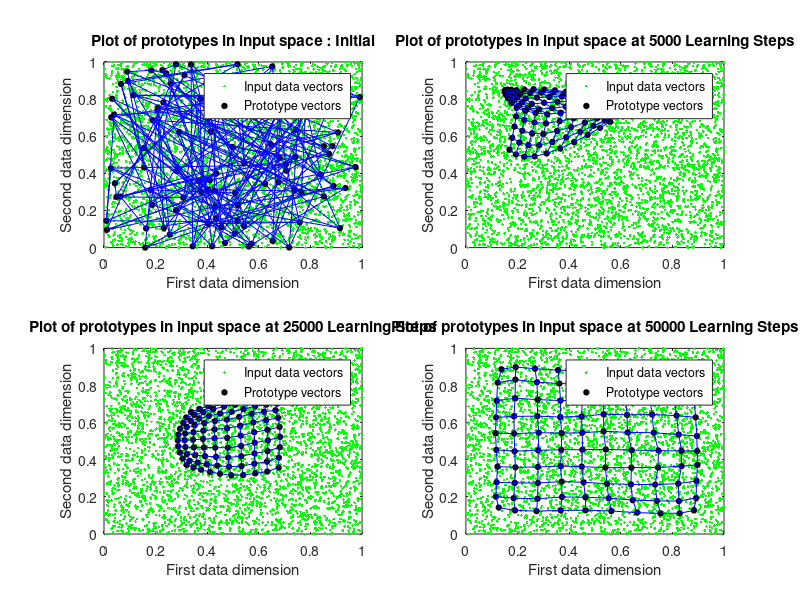
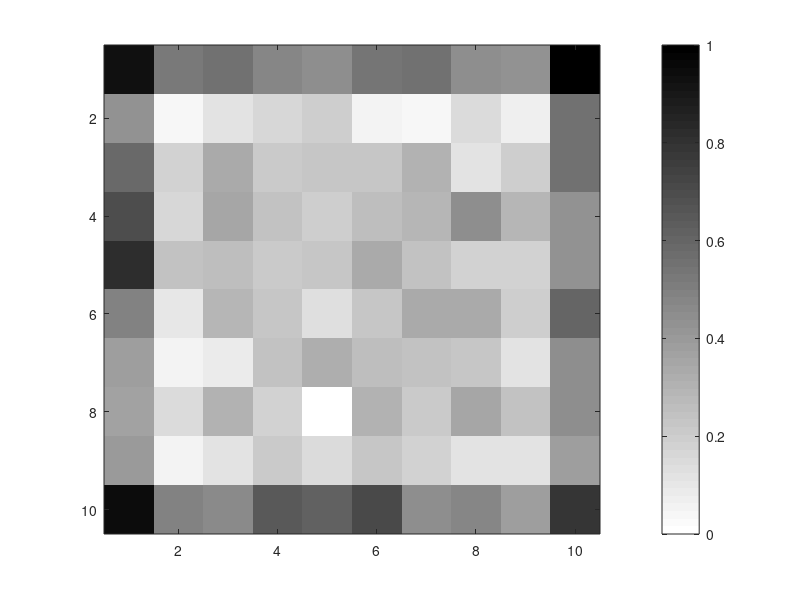

Source code (MATLAB) for these figures, in order:
% hw6 Problem 1
function SOM1
% Prashant Kalvapalle 
% Comp 504 HW6 - Base code for all problems

% NOTE : Initial and final lattice is a cell representation, In the function it is
% used as a multi-dimensional matrix

latticeSize = [10 10]; 
initRadius = max(latticeSize); % Initial radius of influence

numIters = 50000; % number of learning steps
alphaI = .8; % learning rate

dataInput = rand(2,4000); % each COLUMN is a data point
% dummy data
% dataInput = [rand(2,2000) 1 + rand(2,100)]; % each column is a data point

dimDataInput = size(dataInput,1); % gives the dimensionality of data space
latticeCell = createInitLattice(dimDataInput,latticeSize); % weights initialization

% Perform self organization
finalLattice = selfOrganize(latticeCell,dataInput,numIters,initRadius,alphaI);

% giving the final weights of the lattice in Cell form
finalLatticeCell = mat2cell(finalLattice,[ones(1,latticeSize(1))],[ones(1,latticeSize(2))],2);
finalLatticeCell = cellfun(@(x)reshape(x,2,1),finalLatticeCell,'un',0);

% % Plot the mapping and input data
% figure;
% plot(dataInput(1,:),dataInput(2,:),'g.'); hold on; plot(finalLattice(:,:,1),finalLattice(:,:,2),'ko','MarkerFaceColor','k','MarkerSize',4);
% plot(finalLattice(:,:,1),finalLattice(:,:,2),'k-'); plot(finalLattice(:,:,1)',finalLattice(:,:,2)','b-');
% xlabel('First data dimension'); ylabel('Second data dimension'); title('Self organised clusters')

densityLattice = calcDensityLattice(finalLattice,dataInput,size(latticeCell));
densityLattice = mat2gray(densityLattice);
figure; imagesc(densityLattice); colormap(flipud(gray)); colorbar

end


function finalLattice = selfOrganize(latticeCell,dataInput,numIters,initRadius,alphaI)
% the self organizing map steps here

% convert the input lattice cell into a multi-dimensional Matrix 
Z = cellfun(@(x)reshape(x,1,1,[]),latticeCell,'un',0);
lattice = cell2mat(Z); % this is a multi-dimensional Matrix, with third dimension holding different input dimensions

r = (1:size(lattice,1))';c = 1:size(lattice,2); 
latticeIndices(:,:,1) = r(:,ones(1,size(lattice,2))); latticeIndices(:,:,2) = c(ones(1,size(lattice,1)),:);  % latticeIndices : holds the i,j indices of the 2d lattice space

figure;
subplot(2,2,1);
plot(dataInput(1,:),dataInput(2,:),'g.'); hold on; plot(lattice(:,:,1),lattice(:,:,2),'ko','MarkerFaceColor','k','MarkerSize',4);
plot(lattice(:,:,1),lattice(:,:,2),'b-'); plot(lattice(:,:,1)',lattice(:,:,2)','b-');
xlabel('First data dimension'); ylabel('Second data dimension'); title('Plot of prototypes in input space : Initial')
legend('Input data vectors','Prototype vectors')
dum = 2;

for i = 1:numIters
%     radius = initRadius; % can do decay here
    radius = initRadius * ((i <= numIters/5) + .8 * (i > numIters/5 & i <= numIters/2) + .5 * (i > numIters/2 & i <= numIters*.8)+ .2 * (i > numIters*.8));
    alpha = alphaI * ((i <= numIters/10) + .5 * (i > numIters/10 & i <= numIters/2.5) + .125 * (i > numIters/2.5 & i <= numIters*.8)+ .025 * (i > numIters*.8));
      
    % pick an x (data point) randomly
    x = dataInput(:,randi(size(dataInput,2)));
   
    % find euclidian distances and difference between chosen x and all W's
    differenceMatrix = reshape(x,1,1,[]) - lattice; % a 3D matrix of difference between every weight and x
    distToXMatrix = sqrt(sum((differenceMatrix).^2,3)); % finding norm or eucledian distance
  
    % find the winner = c = [win_row win_col]
    [~, winner] = min(distToXMatrix(:)); [win_row, win_col] = ind2sub(size(distToXMatrix), winner); 
    c = [win_row win_col];
    
    % make a neighbourhood function in a matrix
    neighbourhoodFn = makeNeighbourhoodFn(latticeIndices,c,radius);
    
    % update the weights - Learning rule
    lattice = lattice + alpha * neighbourhoodFn .* differenceMatrix;
    
    if sum(i == [numIters/10 numIters/2 numIters])
        % Plot the mapping and input data
        subplot(2,2,dum);
        plot(dataInput(1,:),dataInput(2,:),'g.'); hold on; plot(lattice(:,:,1),lattice(:,:,2),'ko','MarkerFaceColor','k','MarkerSize',4);
        plot(lattice(:,:,1),lattice(:,:,2),'b-'); plot(lattice(:,:,1)',lattice(:,:,2)','b-');
        xlabel('First data dimension'); ylabel('Second data dimension'); title(['Plot of prototypes in input space at ',num2str(i),' Learning Steps'])
        legend('Input data vectors','Prototype vectors')
        dum = dum + 1;
    end
end
finalLattice = lattice;

end


function densityLattice = calcDensityLattice(lattice,dataInput,sizeOflatticeCell)

densityLattice = zeros(sizeOflatticeCell);

for i = 1:size(dataInput,2)
    x = dataInput(:,i);
    
    % find euclidian distances and difference between chosen x and all W's
    differenceMatrix = reshape(x,1,1,[]) - lattice; % a 3D matrix
    distToXMatrix = sqrt(sum((differenceMatrix).^2,3)); % a 2D matrix for euclidian distances to x
    
    % find the winner = c = [win_row win_col]
    [~, winner] = min(distToXMatrix(:)); [win_row, win_col] = ind2sub(size(distToXMatrix), winner); 
    c = [win_row win_col];
    % update the density lattice
    densityLattice(c(1),c(2)) = densityLattice(c(1),c(2)) + 1;
end
    
end


function neighbourhoodFn = makeNeighbourhoodFn(latticeIndices,c,radius)

distNeighbour = sum(abs(latticeIndices - reshape(c,1,1,[])),3); % Manhattan distance metric for the neighbourhood function
% EqDistNeighbour = sqrt(sum((latticeIndices - reshape(c,1,1,[])).^2,3)); % eucleidian distance metric for the neighbourhood function
neighbourhoodFn = exp(-((distNeighbour)./(radius)).^2);

end


function latticeCell = createInitLattice(dimDataInput,latticeSize)
% creates random weight vectors in a cell 
latticeCell = cell(latticeSize);
latticeCell = arrayfun(@(x) rand(dimDataInput,1),latticeCell, 'uni',0);
end


% % Extraas : Cell function formulations..
%     % find euclidian distances
%     differenceMatrix = cellfun(@(t) t - x, lattice);
%     distToXMatrix = cellfun(@(t) norm(t - x), lattice);
% 
% distNeighbour = @(w,c) sum(abs(w - c)); % Manhattan distance metric for the neighbourhood function
% %     distNeighbour = @(w,c) norm(w,c); % eucleidian distance metric for the neighbourhood function
% neighbourhoodFn = @(w,c) exp(-((distNeighbour(w,c))/(2*radius))^2);
% 
% Initializations
%     differenceMatrix = zeros(size(lattice)); % a 3D matrix
%     distToXMatrix =  zeros(size(latticeCell)); % a 2D matrix of eucledian distances
%     
% long for loop for calculation of eucliean distances         
%     for k = 1:size(lattice,2)
%         for j = 1:size(lattice,1)
% %             differenceMatrix(j,k,:) = x - reshape(lattice(j,k,:),size(x));
%             distToXMatrix(j,k) = norm(reshape(differenceMatrix(j,k,:),size(x)));
%         end
%     end
% 
% long for loop for finding distance and making neighbourhood functions
% for j = 1:size(lattice,2)
%     for i = 1:size(lattice,1)
%         w = [i j];
% %         distNeighbour = sum(abs(w - c)); % Manhattan distance metric for the neighbourhood function
%         %     distNeighbour = norm(w,c); % eucleidian distance metric for the neighbourhood function
%         neighbourhoodFn(i,j,:) = exp(-((distNeighbour)/(radius))^2);
